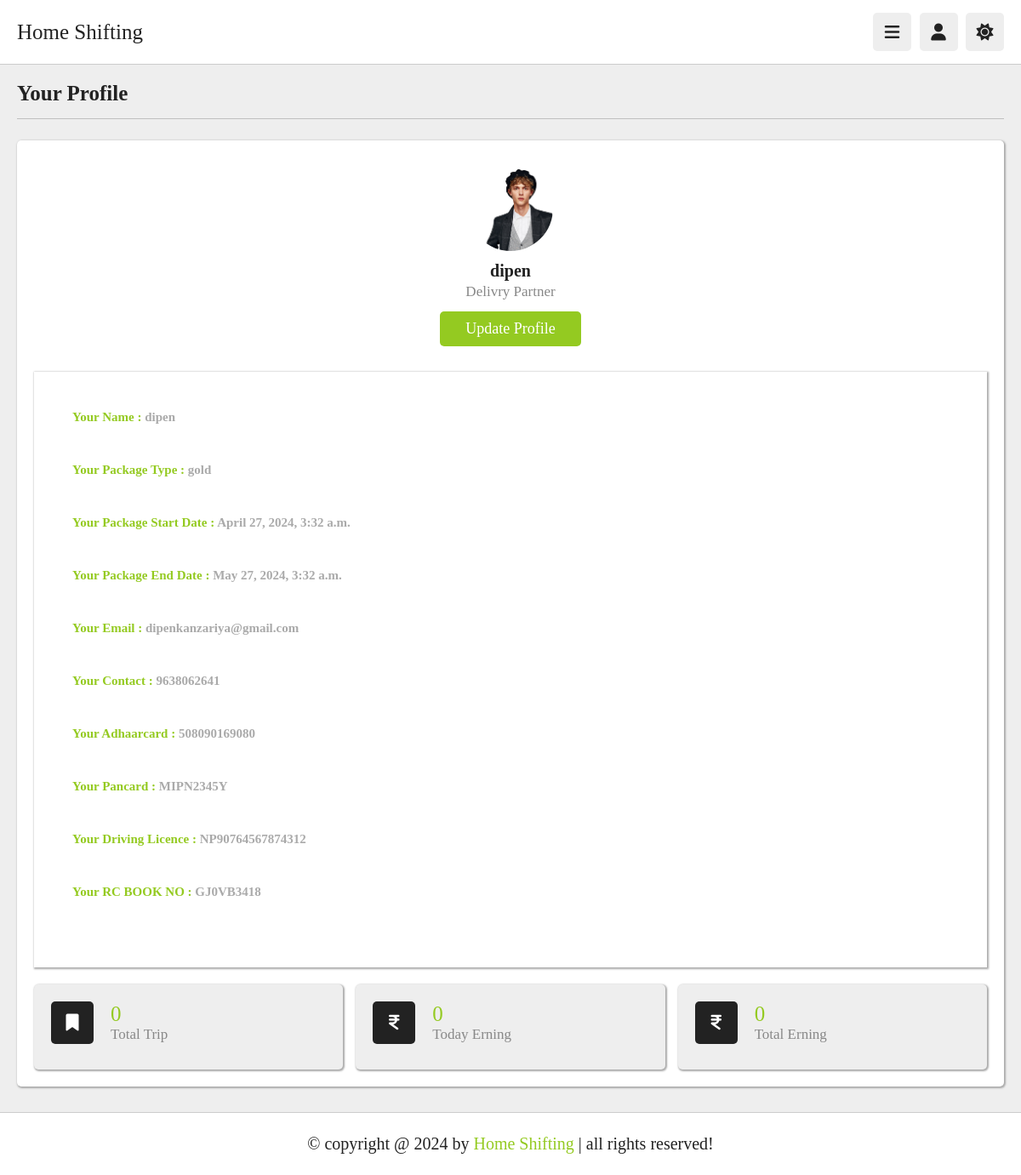
Screenshot of /attache_partner/delivery_profile (signed in) with the database file from the repository.
### myapp2/models.py (models this page shows, shortened)
class Truckpartner(models.Model):
	t_name = models.CharField(max_length = 50)
	t_email = models.EmailField(unique=True , max_length = 50)
	t_contact = models.CharField(max_length = 11)
	t_password = models.CharField(max_length = 50)
	t_rcnumber = models.CharField(max_length = 10)
	t_aadharcard_details = models.CharField(max_length = 12 , unique = True)
	t_pancard_details = models.CharField(max_length = 10 , unique = True)
	t_drivinglicence_details = models.CharField(max_length = 15 , unique = True)
	t_picture = models.ImageField(default="profile/default-picture.png",upload_to="profile/")
	status = models.BooleanField(default = False)
	on_work = models.BooleanField(default = False)
	package_type = models.CharField(max_length=20,null=True)
	price = models.PositiveIntegerField(null=True)
	razorpay_order_id=models.CharField(max_length=100,null=True,blank=True)
	razorpay_payment_id=models.CharField(max_length=100,null=True,blank=True)
	start_date = models.DateTimeField(default=timezone.now)
	end_date = models.DateTimeField(null = True)
	truck_type = models.CharField(max_length=20,null = True)

class Rides(models.Model):
	truckpartner = models.ForeignKey(Truckpartner,on_delete = models.CASCADE, null = True)
	total_trip = models.PositiveIntegerField(default = 0 , null = True)
	start_time = models.DateTimeField(null = True)
	expiry_time = models.DateTimeField(null = True)
	today_earning = models.PositiveBigIntegerField(default = 0, null = True)
	total_earning = models.PositiveBigIntegerField(default = 0, null = True)
	def __str__(self):
	    return self.truckpartner.t_name

### myapp2/views.py (the view)
# urls.py: path('delivery_profile', views.delivery_profile, name='delivery_profile'),
def delivery_profile(request):
    truckpartner = Truckpartner.objects.get(t_email = request.session['email'])
    ride = Rides.objects.get(truckpartner = truckpartner)
    print("555555555555555555555555555555555555555555555555555555555555555555555555555",ride)
    try:
        current_datetime = timezone.now()
        if ride.expiry_time is not None:
            if current_datetime >= ride.expiry_time:
                ride.today_earning = 0
                ride.save()
            print(ride.today_earning)
            return render(request,'delivery_profile.html',{"truckpartner":truckpartner , 'ride':ride})
        else:
            return render(request,'delivery_profile.html',{"truckpartner":truckpartner , 'ride':ride})
    except:
        return render(request,'delivery_profile.html',{"truckpartner":truckpartner , 'ride':ride})

### myapp2/templates/delivery_profile.html
{% extends "delivery_header.html" %}
{% load static %}
{% block  content %}
<section class="user-profile"  >
   <h1 class="heading">your profile</h1>
   <div class="info" style="box-shadow: 1px 1px 2px 1px #aaaaaa;">
      <div class="user">
         <img src="{{truckpartner.t_picture.url}}" alt="">
         <h3>{{truckpartner.t_name}}</h3>
         <p>Delivry Partner</p>
         <a href="{% url 'delivery_profile_update' %}" class="inline-btn">update profile</a>
      </div>
      <div class="box" style="height: 70rem; box-shadow: 1px 1px 2px 1px #aaaaaa;">
         <h2 style="color: #94CA21; padding-top: 4.5rem; padding-left: 4.5rem;">Your Name : <span style="color:#aaaaaa;">{{truckpartner.t_name}}</span></h2>
         <h2 style="color: #94CA21; padding-top: 4.5rem; padding-left: 4.5rem;">Your Package Type : <span style="color:#aaaaaa;">{{truckpartner.package_type}}</span></h2>
         <h2 style="color: #94CA21; padding-top: 4.5rem; padding-left: 4.5rem;">Your Package Start Date : <span style="color:#aaaaaa;">{{truckpartner.start_date}}</span></h2>
         <h2 style="color: #94CA21; padding-top: 4.5rem; padding-left: 4.5rem;">Your Package End Date : <span style="color:#aaaaaa;">{{truckpartner.end_date}}</span></h2>
         <h2 style="color: #94CA21; padding-top: 4.5rem; padding-left: 4.5rem;">Your Email : <span style="color:#aaaaaa;">{{truckpartner.t_email}}</span></h2>
         <h2 style="color: #94CA21; padding-top: 4.5rem; padding-left: 4.5rem;">Your Contact : <span style="color:#aaaaaa;">{{truckpartner.t_contact}}</span></h2>
         <h2 style="color: #94CA21; padding-top: 4.5rem; padding-left: 4.5rem;">Your Adhaarcard : <span style="color:#aaaaaa;">{{truckpartner.t_aadharcard_details}}</span></h2>
         <h2 style="color: #94CA21; padding-top: 4.5rem; padding-left: 4.5rem;">Your Pancard : <span style="color:#aaaaaa;">{{truckpartner.t_pancard_details}}</span></h2>
         <h2 style="color: #94CA21; padding-top: 4.5rem; padding-left: 4.5rem;">Your Driving Licence : <span style="color:#aaaaaa;">{{truckpartner.t_drivinglicence_details}}</span></h2>
         <h2 style="color: #94CA21; padding-top: 4.5rem; padding-left: 4.5rem;">Your RC BOOK NO : <span style="color:#aaaaaa;">{{truckpartner.t_rcnumber}}</span></h2>
      </div>
      <div class="box-container" style="margin-top: 20px;">
         <div class="box" style="box-shadow: 1px 1px 2px 1px #aaaaaa;">
            <div class="flex">
               <i class="fas fa-bookmark"></i>
               <div>
                  <span>{{ride.total_trip}}</span>
                  <p>Total Trip</p>
               </div>
            </div>
         </div>
         <div class="box" style="box-shadow: 1px 1px 2px 1px #aaaaaa;"  >
            <div class="flex">
               <i class="fa-solid fa-indian-rupee-sign"></i>
               <div>
                  <span>{{ride.today_earning}}</span>
                  <p>Today Erning</p>
               </div>
            </div>
         </div>
         <div class="box" style="box-shadow: 1px 1px 2px 1px #aaaaaa;">
            <div class="flex">
               <i class="fa-solid fa-indian-rupee-sign"></i>
               <div>
                  <span>{{ride.total_earning}}</span>
                  <p>Total Erning</p>
               </div>
            </div>
         </div>
      </div>
   </div>
</section>
{% endblock %}

### myapp2/static/myapp2/css/style.css (style rules this page uses)
:root { --main-color:#94CA21; --red:#e74c3c; --orange:#f39c12; --light-color:#888; --light-bg:#eee; --black:#222222; --white:#fff; --border:.1rem solid rgba(0,0,0,.2); }
* { font-family: 'Kalam', cursive; margin:0; padding:0; box-sizing: border-box; outline: none; border:none; text-decoration: none; }
html { font-size: 62.5%; overflow-x: hidden; }
body { background-color: var(--light-bg); padding-left: 30rem; }
section { padding:2rem; margin: 0 auto; max-width: 1200px; }
.heading { font-size: 2.5rem; color:var(--black); margin-bottom: 2.5rem; border-bottom: var(--border); padding-bottom: 1.5rem; text-transform: capitalize; }
.inline-btn, .inline-option-btn, .inline-delete-btn, .btn, .delete-btn, .option-btn { border-radius: .5rem; color:#fff; font-size: 1.8rem; cursor: pointer; text-transform: capitalize; padding:1rem 3rem; text-align: center; margin-top: 1rem; }
.inline-btn, .inline-option-btn, .inline-delete-btn { display: inline-block; }
.btn, .inline-btn { background-color: var(--main-color); }
.user-profile .info { background-color: var(--white); border-radius: .5rem; padding: 2rem; }
.user-profile .info .user { text-align: center; margin-bottom: 2rem; padding: 1rem; }
.user-profile .info .user img { height: 10rem; width: 10rem; border-radius: 50%; object-fit: cover; margin-bottom: 1rem; }
.user-profile .info .user h3 { font-size: 2rem; color: var(--black); }
.user-profile .info .user p { font-size: 1.7rem; color: var(--light-color); padding: .3rem 0; }
.user-profile .info .box-container { display: flex; flex-wrap: wrap; gap: 1.5rem; }
.user-profile .info .box-container .box { background-color: var(--light-bg); border-radius: .5rem; padding: 2rem; flex: 1 1 25rem; }
.user-profile .info .box-container .box .flex { display: flex; align-items: center; gap: 2rem; margin-bottom: 1rem; }
.user-profile .info .box-container .box .flex i { font-size:2rem; color: var(--white); background-color: var(--black); text-align: center; border-radius: .5rem; height: 5rem; width: 5rem; line-height: 4.9rem; }
.user-profile .info .box-container .box .flex span { font-size: 2.5rem; color: var(--main-color); }
.user-profile .info .box-container .box .flex p { color: var(--light-color); font-size: 1.7rem; }
@media (max-width:1200px) { body { padding-left: 0; } }

### rows the page displays
Truckpartner: t_picture (picture), t_name "dipen", package_type "gold", start_date "April 27, 2024, 3:32 a.m.", end_date "May 27, 2024, 3:32 a.m.", t_email "dipenkanzariya@gmail.com", t_contact "9638062641", t_aadharcard_details "508090169080", t_pancard_details "MIPN2345Y", t_drivinglicence_details "NP90764567874312", t_rcnumber "GJ0VB3418"
Rides: total_trip "0", today_earning "0", total_earning "0"
